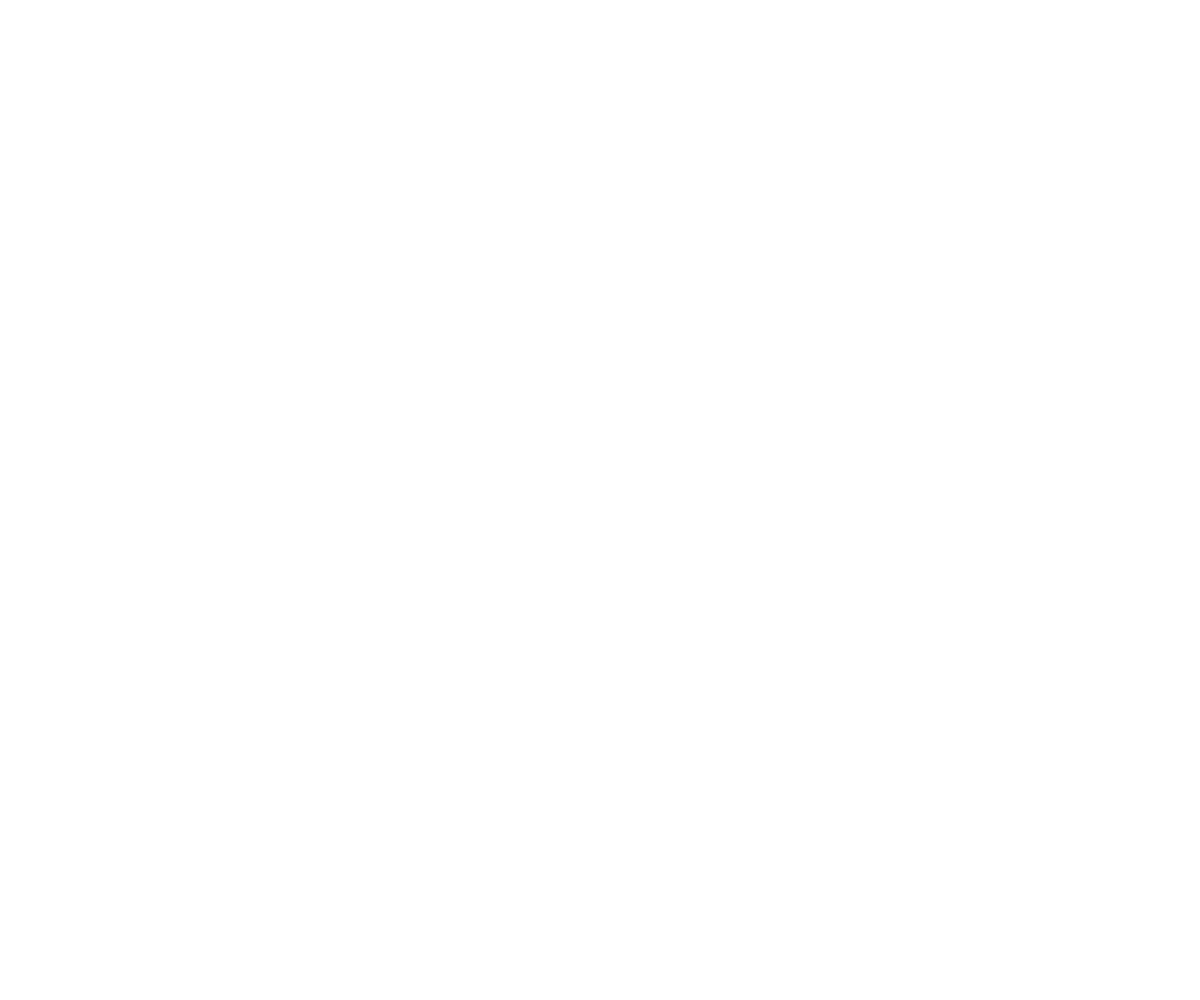
Frame 1 (no input)
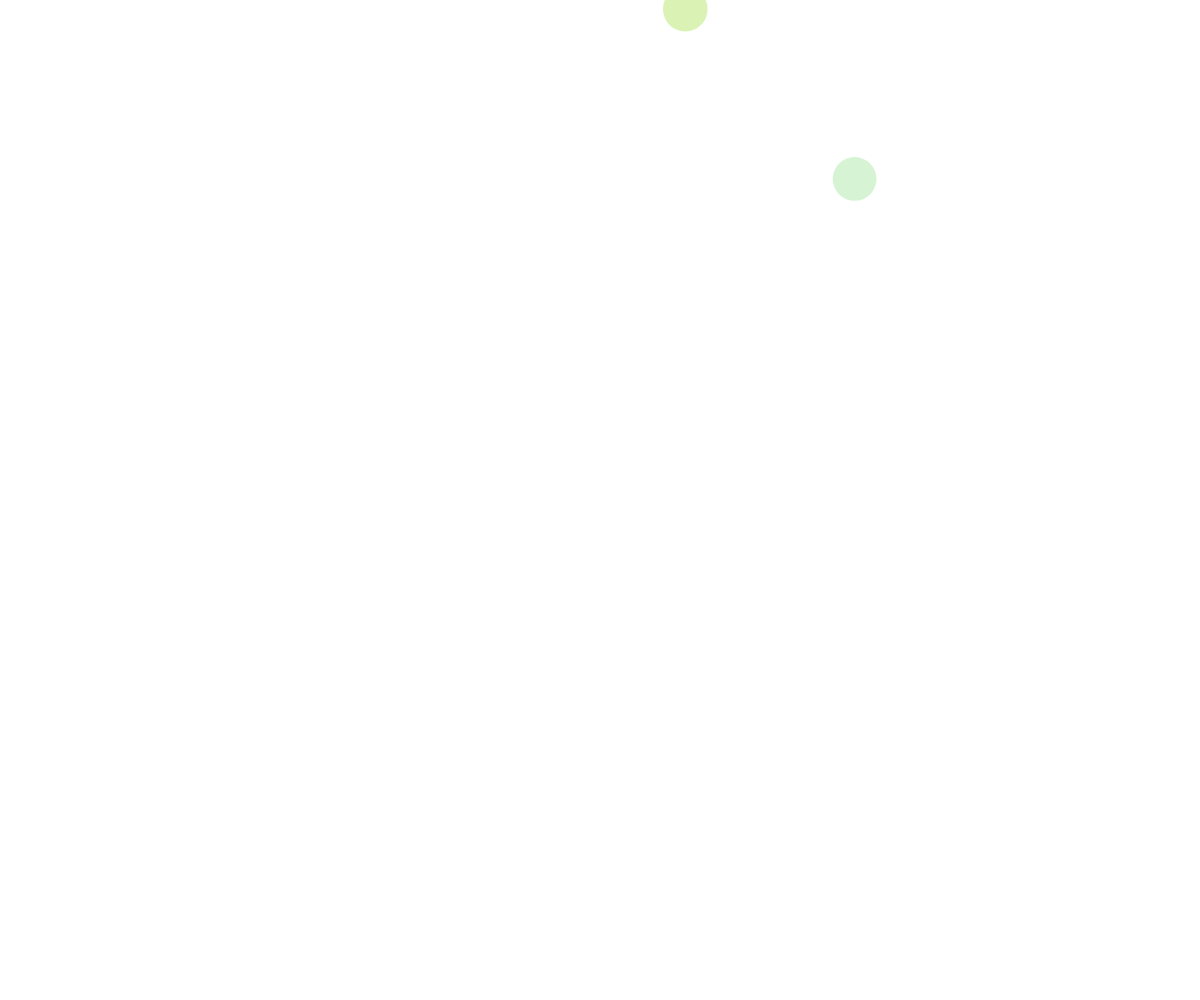
Frame 60 (no input)
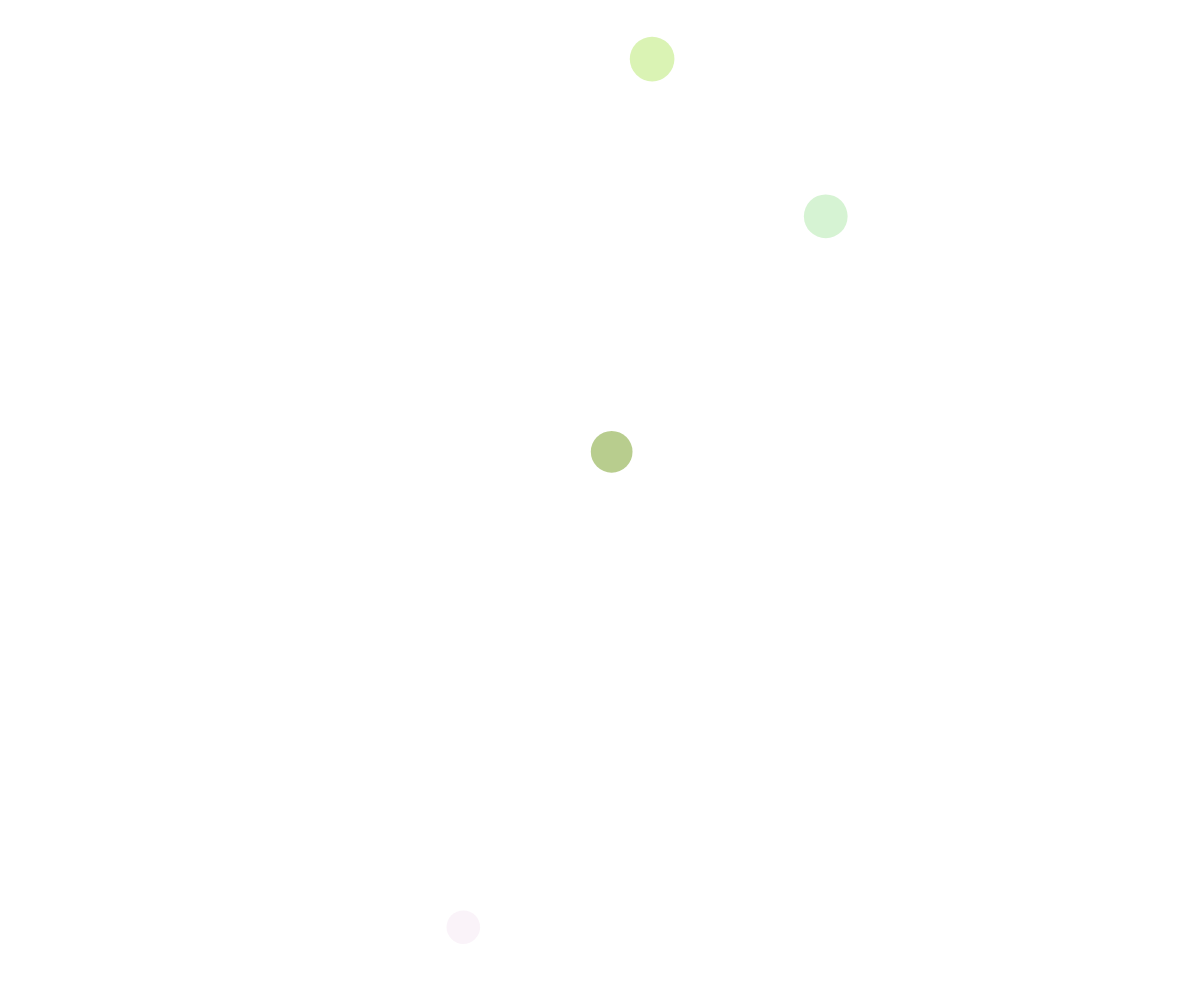
Frame 120 (the mouse pressed at the canvas centre since frame 60)

The p5.js sketch that drew these frames (run headless with seeded random() and noise() and a simulated clock; from frame 60 on, the mouse is pressed at the canvas centre):

// p5.js sketch
// ── sketch.js
// setInterval Demo

let ballArray = [];

function setup() {
  createCanvas(windowWidth, windowHeight);
  window.setInterval(addBall, 500);
}

function draw() {
  background("white");
  moveBalls();
  displayBalls();
}

function mousePressed() {
  checkIfHit();
}

function checkIfHit() {
  for (let i=ballArray.length-1; i>=0; i--) {
    let distanceToMouse = dist(mouseX, mouseY, ballArray[i].x, ballArray[i].y);
    if (distanceToMouse < ballArray[i].radius) {
      // ballArray[i].color = "black";
      ballArray.splice(i, 1);
    }
  }
}

function moveBalls() {
  for (let i=0; i<ballArray.length; i++) {
    let dx = random(-10, 10);
    let dy = random(-10, 10);
    ballArray[i].x += dx;
    ballArray[i].y += dy;
  }
}

function displayBalls() {
  noStroke();
  for (let i=0; i<ballArray.length; i++) {
    fill(ballArray[i].color);
    circle(ballArray[i].x, ballArray[i].y, ballArray[i].radius);
  }
}

function addBall() {
  let thisBall = {
    x: random(width),
    y: random(height),
    radius: random(25, 50),
    color: color(random(255), random(255), random(255), random(255)),
  };
  ballArray.push(thisBall);
}
